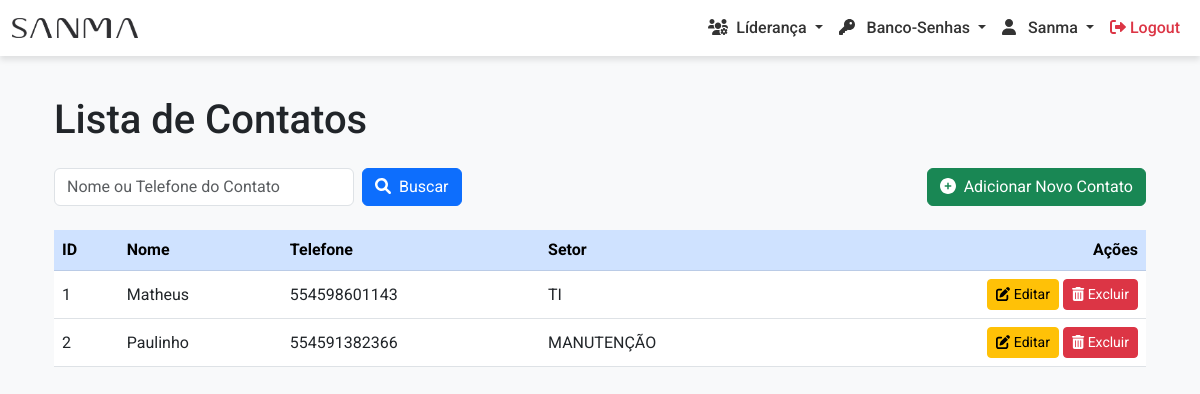
/ordem-servico/listar_contato/ (signed in), run on the app's committed database.
### ordem_servico/models.py (models this page shows, shortened)
class Contato(models.Model):
    nome_responsavel = models.CharField(max_length=100)
    numero_telefone = models.CharField(max_length=20)
    grupo = models.ForeignKey(Group, on_delete=models.CASCADE)
    usuario = models.ForeignKey(User, on_delete=models.CASCADE, null=True, blank=True)
    class Meta:
        verbose_name = 'Contato'
        verbose_name_plural = 'Contatos'

### ordem_servico/views/contato.py (the view)
# urls.py: path('listar_contato/', listar_contatos, name='listar_contatos'),
@login_required
@user_passes_test(has_permission, login_url='403')
def listar_contatos(request):
    search = request.GET.get('search', '')
    contatos = Contato.objects.filter(nome_responsavel__icontains=search) if search else Contato.objects.all()
    return render(request, 'contatos/listar_contatos.html', {'contatos': contatos})

### core/views.py (called while the page is built)
def has_permission(user):
    return user.is_authenticated and (user.is_staff or user.groups.filter(name__in=['ADMIN', 'LIDERANÇA']).exists())

### templates/contatos/listar_contatos.html (shortened to what this page needs)
{% extends 'core/base.html' %}
{% load static %}
{% block content %}
<div class="container mt-4">
    <h1 class="mb-4">Lista de Contatos</h1>
    <form method="get" action="{% url 'listar_contatos' %}" class="d-flex flex-wrap justify-content-between align-items-center mb-4">
        <div class="d-flex align-items-center">
            <input type="text" name="search" placeholder="Nome ou Telefone do Contato" value="{{ request.GET.search }}" class="form-control me-2" style="width: 300px;">
            <button type="submit" class="btn btn-primary">
                <i class="fas fa-search me-1"></i> Buscar
            </button>
        </div>
        <a href="{% url 'criar_contato' %}" class="btn btn-success">
            <i class="fas fa-plus-circle me-1"></i> Adicionar Novo Contato
        </a>
    </form>
    <div class="table-responsive">
        <table class="table table-hover align-middle">
            <thead class="table-primary">
                <tr>
                    <th scope="col">ID</th>
                    <th scope="col">Nome</th>
                    <th scope="col">Telefone</th>
                    <th scope="col">Setor</th>
                    <th scope="col" class="text-end">Ações</th>
                </tr>
            </thead>
            <tbody>
                {% for contato in contatos %}
                    <tr>
                        <td>{{ contato.id }}</td>
                        <td>{{ contato.nome_responsavel }}</td>
                        <td>{{ contato.numero_telefone }}</td>
                        <td>{{ contato.grupo.name }}</td>
                        <td class="text-end">
                            <a href="{% url 'editar_contato' contato.id %}" class="btn btn-sm btn-warning">
                                <i class="fas fa-edit"></i> Editar
                            </a>
                            <a href="{% url 'excluir_contato' contato.id %}" class="btn btn-sm btn-danger" onclick="return confirm('Tem certeza que deseja excluir este contato?');">
                                <i class="fas fa-trash-alt"></i> Excluir
                            </a>
                        </td>
                    </tr>
                {% empty %}
                    <tr>
                        <td colspan="5" class="text-center">Nenhum contato encontrado.</td>
                    </tr>
                {% endfor %}
            </tbody>
        </table>
    </div>
</div>
{% endblock %}

### static/css/base.css (style rules this page uses)
body { font-family: 'Roboto', sans-serif; background-color: #f8f9fa; padding-top: 72px; }
.container { margin-top: 20px; }

### data on the page
Contato: id "1", nome_responsavel "Matheus", numero_telefone "554598601143", grupo.name "TI"
Contato: id "2", nome_responsavel "Paulinho", numero_telefone "554591382366", grupo.name "MANUTENÇÃO"
